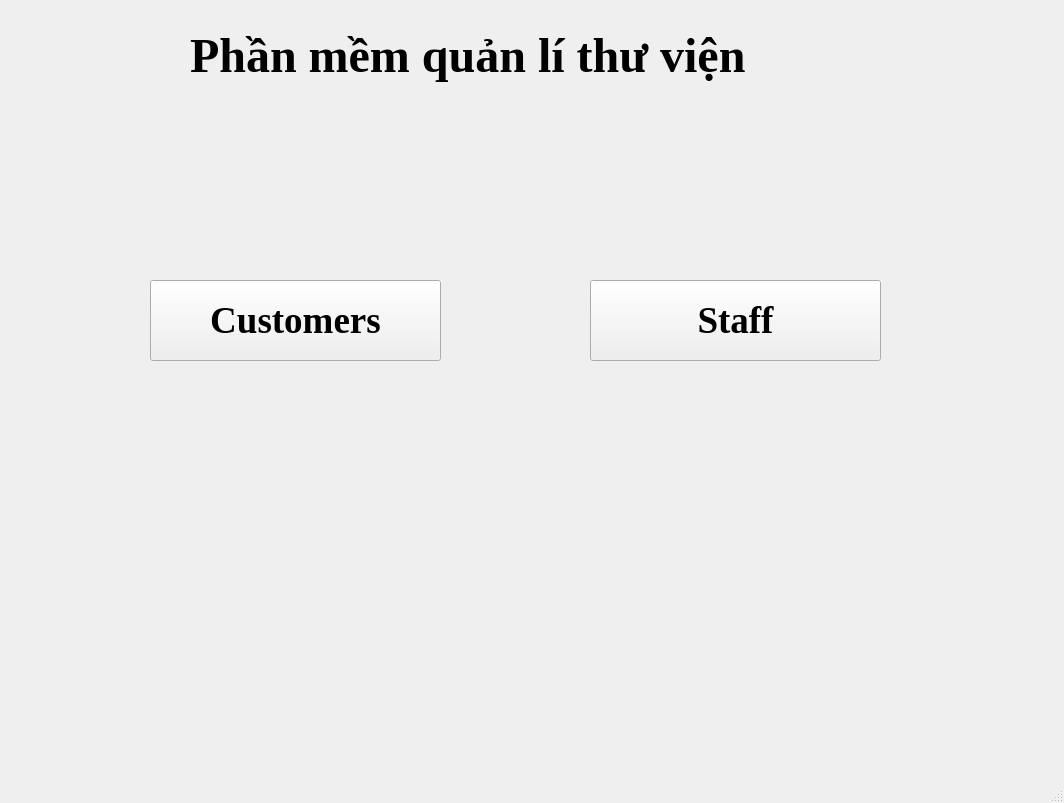
<?xml version="1.0" encoding="UTF-8"?>
<ui version="4.0">
 <class>MainWindow</class>
 <widget class="QMainWindow" name="MainWindow">
  <property name="geometry">
   <rect>
    <x>0</x>
    <y>0</y>
    <width>1064</width>
    <height>803</height>
   </rect>
  </property>
  <property name="windowTitle">
   <string>MainWindow</string>
  </property>
  <widget class="QWidget" name="centralwidget">
   <widget class="QLabel" name="label">
    <property name="geometry">
     <rect>
      <x>190</x>
      <y>20</y>
      <width>721</width>
      <height>71</height>
     </rect>
    </property>
    <property name="font">
     <font>
      <family>Times New Roman</family>
      <pointsize>36</pointsize>
      <weight>75</weight>
      <bold>true</bold>
     </font>
    </property>
    <property name="text">
     <string>Phần mềm quản lí thư viện</string>
    </property>
   </widget>
   <widget class="QPushButton" name="CustomButton">
    <property name="geometry">
     <rect>
      <x>150</x>
      <y>280</y>
      <width>291</width>
      <height>81</height>
     </rect>
    </property>
    <property name="font">
     <font>
      <family>Times New Roman</family>
      <pointsize>28</pointsize>
      <weight>75</weight>
      <bold>true</bold>
     </font>
    </property>
    <property name="text">
     <string>Customers</string>
    </property>
   </widget>
   <widget class="QPushButton" name="StaffButton">
    <property name="geometry">
     <rect>
      <x>590</x>
      <y>280</y>
      <width>291</width>
      <height>81</height>
     </rect>
    </property>
    <property name="font">
     <font>
      <family>Times New Roman</family>
      <pointsize>28</pointsize>
      <weight>75</weight>
      <bold>true</bold>
     </font>
    </property>
    <property name="text">
     <string>Staff</string>
    </property>
   </widget>
  </widget>
  <widget class="QMenuBar" name="menubar">
   <property name="geometry">
    <rect>
     <x>0</x>
     <y>0</y>
     <width>1064</width>
     <height>26</height>
    </rect>
   </property>
  </widget>
  <widget class="QStatusBar" name="statusbar"/>
 </widget>
 <resources/>
 <connections/>
</ui>
